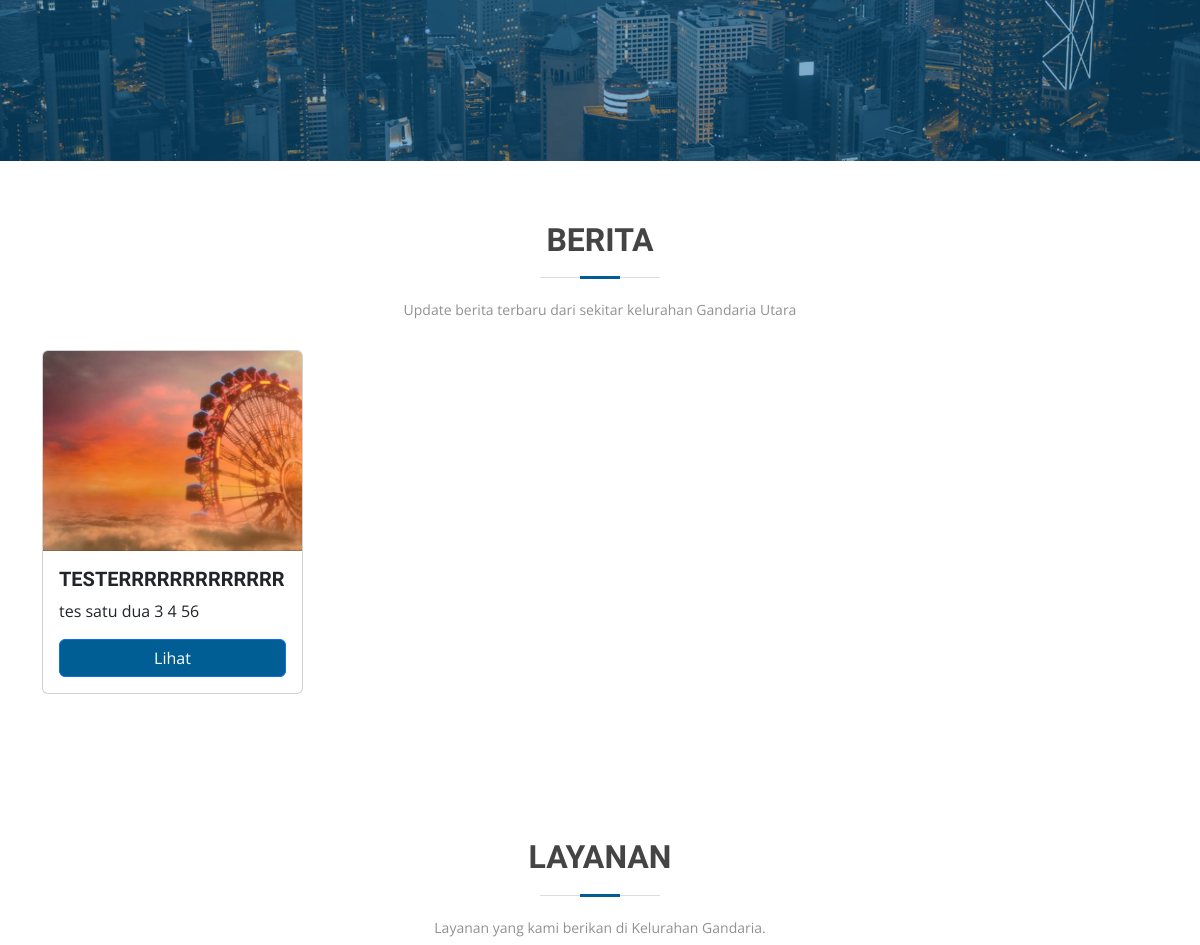
Before: / (middle part) with the older database file.
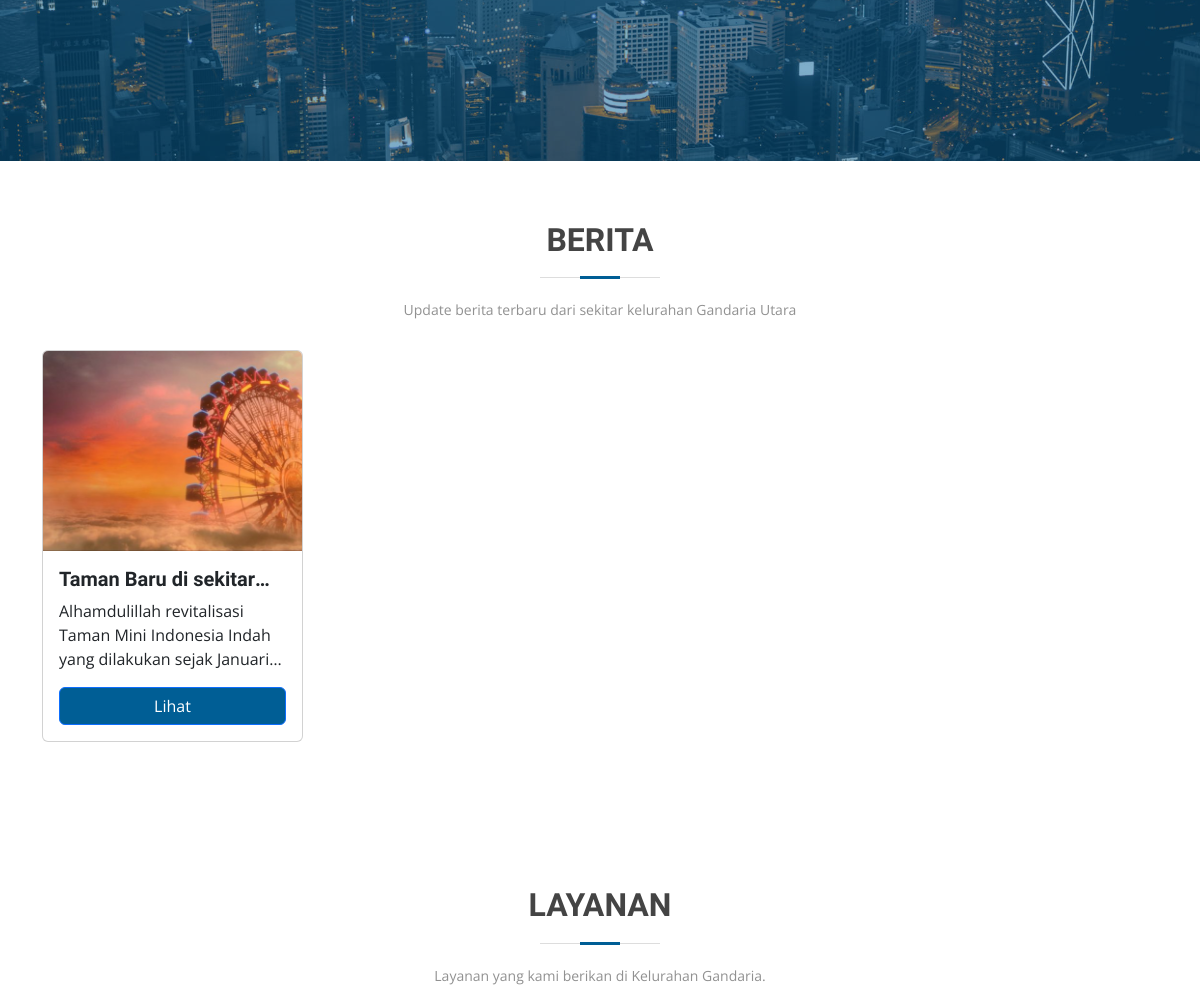
After: the same page with the newer database file.
### tables this page shows
CREATE TABLE `berita` (
  `id` int(11) NOT NULL,
  `judul` varchar(255) NOT NULL,
  `author` varchar(10) NOT NULL,
  `gambar` varchar(255) NOT NULL,
  `isi` text NOT NULL,
  `created_at` timestamp NOT NULL DEFAULT current_timestamp() ON UPDATE current_timestamp()
);

### index.php (the view, shortened to what this page needs)
<?php
$query = "SELECT * FROM berita";
$getAllBerita = mysqli_query($conn, $query);
?>
<!DOCTYPE html>
<html lang="en">
<head>
    <link href="assets/vendor/animate.css/animate.min.css" rel="stylesheet">
    <link href="assets/vendor/bootstrap/css/bootstrap.min.css" rel="stylesheet">
    <link href="assets/vendor/bootstrap-icons/bootstrap-icons.css" rel="stylesheet">
    <link href="assets/vendor/boxicons/css/boxicons.min.css" rel="stylesheet">
    <link href="assets/vendor/glightbox/css/glightbox.min.css" rel="stylesheet">
    <link href="assets/vendor/swiper/swiper-bundle.min.css" rel="stylesheet">
    <link href="css/style.css" rel="stylesheet">
</head>
<body>
    <section id="hero">
        <div id="heroCarousel" data-bs-interval="5000" class="carousel slide carousel-fade" data-bs-ride="carousel">
            <div class="carousel-inner" role="listbox">
                <div class="carousel-item active" style="background-image: url(assets/img/slide/slide-1.jpg)">
                    <div class="carousel-container">
                    </div>
                </div>
            </div>
            <a class="carousel-control-prev" href="#heroCarousel" role="button" data-bs-slide="prev">
            </a>
            <a class="carousel-control-next" href="#heroCarousel" role="button" data-bs-slide="next">
            </a>
        </div>
    </section>
    <main id="main">
        <section id="berita" class="about">
            <div class="container">
                <div class="section-title">
                    <h2>Berita</h2>
                    <p>Update berita terbaru dari sekitar kelurahan Gandaria Utara</p>
                </div>
                <div class="row">
                    <?php foreach ($getAllBerita as $berita) : ?>
                        <div class="col-lg-3 mb-4">
                            <div class="card" style="width: 100%;">
                                <img src="./image/berita/<?= $berita['gambar'] ?>" class="card-img-top" alt="..." style="height: 200px; object-fit: cover;">
                                <div class="card-body">
                                    <h5 class="card-title fw-bold line-clamp-judul"><?= $berita['judul'] ?> </h5>
                                    <p class="card-text line-clamp-isi"><?= $berita['isi'] ?></p>
                                    <a href="berita.php" class="btn btn-primary w-100" style="background-color: #005e95;">Lihat</a>
                                </div>
                            </div>
                        </div>
                    <?php endforeach; ?>
                </div>
            </div>
        </section>
        <section id="services" class="services">
            <div class="container">
                <div class="section-title">
                    <h2>Layanan</h2>
                    <p>Layanan yang kami berikan di Kelurahan Gandaria.</p>
                </div>
            </div>
        </section>
    </main>
</body>
</html>

Changed rows visible on the page:
removed berita: gambar (picture), judul "TESTERRRRRRRRRRRRR", isi "tes satu dua 3 4 56"
added berita: gambar (picture), judul "Taman Baru di…", isi "Alhamdulillah revitalisasi Taman Mini Indonesia Indah yang dilakukan sejak…"
